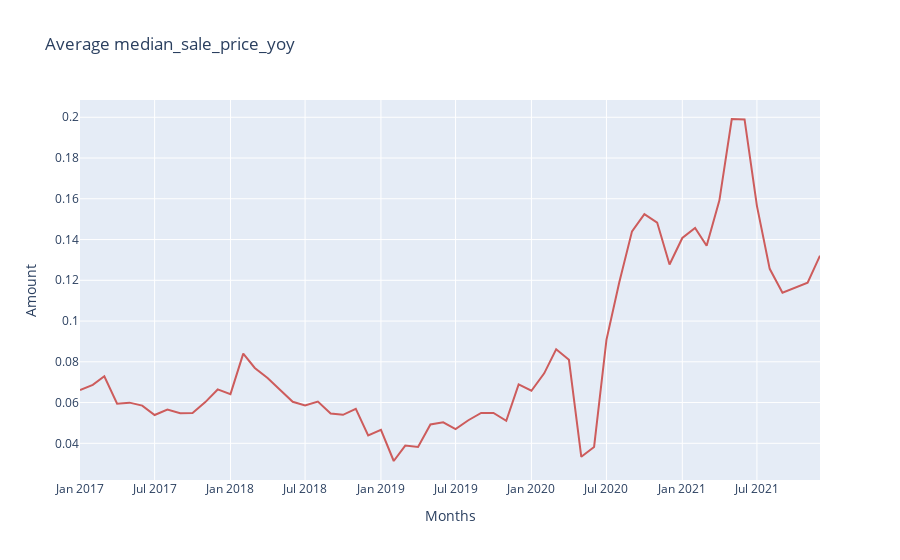

The cell this chart's notebook holds for it:
### Code cell
plot_map_state('median_sale_price_yoy')
